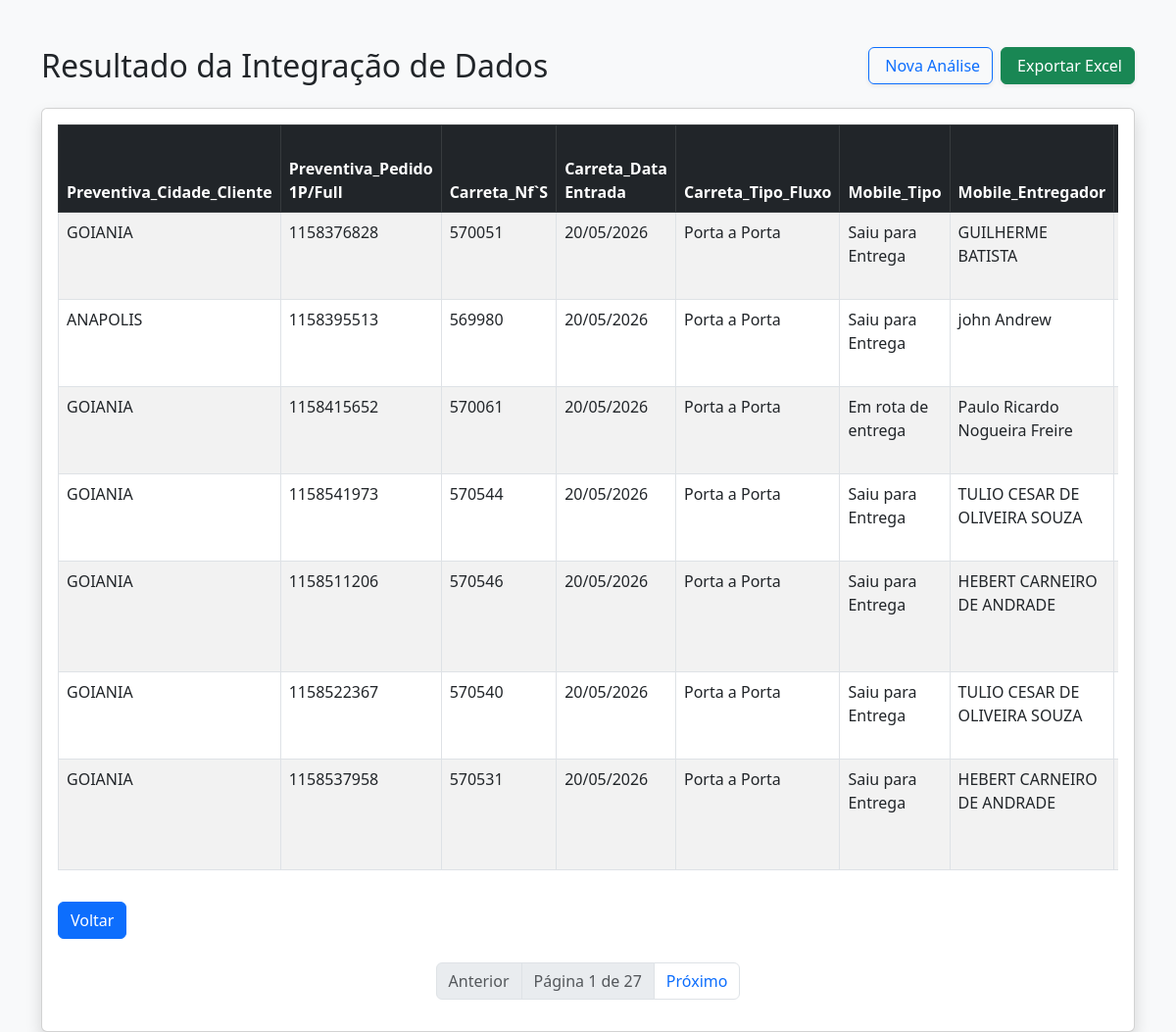
/analisar_dados, run on the app's committed database.
### tables this page shows
CREATE TABLE "analise_resultado" (
"Preventiva_Cidade_Cliente" TEXT,
  "Preventiva_Pedido 1P/Full" TEXT,
  "Carreta_Nf`S" TEXT,
  "Carreta_Data Entrada" TEXT,
  "Carreta_Tipo_Fluxo" TEXT,
  "Mobile_Tipo" TEXT,
  "Mobile_Entregador" TEXT,
  "Esl_Última Ocorrência/Observações" TEXT,
  "Esl_Pessoa/Nome" TEXT,
  "Esl_Última Ocorrência/Data Ocorrência" TEXT,
  "Bipe_Prod_Status_Deposito" TEXT,
  "Bipe_Notas_Ocorrencia" TEXT,
  "Chave_nf-e" TEXT
);

### routes.py (the view)
@rotas.route('/analisar_dados')
def analisar_dados():
    pagina = request.args.get('pagina', 1, type=int) #procura na Url o paramentro chamado 'pagina', se não existir, use o valor padrao 1 e converta para inteiro
    processar = request.args.get('processar', 'false') == 'true' #.get retorna uma string 'false' e logo em seguida e feita uma comparação de string 'false' é igual 'true'? não, então retorna o boleano False
    if processar:
        diretorio_raiz = current_app.config['DIRETORIO_RAIZ']
        caminho_script = os.path.join(diretorio_raiz, 'analise.py') # Corrigido o nome
        enconding_padro = locale.getpreferredencoding(False)
        subprocess.run(['python', caminho_script], capture_output=True, text=True, encoding=enconding_padro)
    itens_por_pg = 7
    lista_dados, total_itens = buscar_dados_paginados(pagina, itens_por_pg)
    total_paginas = (total_itens + itens_por_pg - 1) // itens_por_pg
    dados_formatados = {
        "Excel": lista_dados,
        "pagina_atual": pagina,
        "total_paginas": total_paginas
    }
    return render_template('tabela_resultado.html', dados=dados_formatados)

### database.py (called while the page is built)
def buscar_dados_paginados(pagina, itens_por_pagina=10): #o valor 10 é um valor padrão caso vc não passe nada
    conn = sqlite3.connect(DB_PATH)
    offset = (pagina - 1) * itens_por_pagina
    query = f"SELECT * FROM analise_resultado LIMIT {itens_por_pagina} OFFSET {offset}"
    df = pd.read_sql(query, conn) #executa uma query e transforma o resultado em um dataframe
    total_registros = conn.execute("SELECT COUNT(*) FROM analise_resultado").fetchone()[0]
    conn.close()
    return df.to_dict(orient='records'), total_registros

### templates/tabela_resultado.html (shortened to what this page needs)
<!DOCTYPE html>
<html lang="pt-br">
<head>
    <link href="https://cdn.jsdelivr.net/npm/bootstrap@5.3.0/dist/css/bootstrap.min.css" rel="stylesheet">
</head>
<body class="bg-light">
    <div class="container mt-5">
        <div class="d-flex flex-wrap align-items-center justify-content-between gap-3 mb-4">
            <h2 class="mb-0">Resultado da Integração de Dados</h2>
            <div class="d-flex gap-2">
                <a href="{{ url_for('rotas.deletar_arquivos') }}"
                    class="btn btn-outline-primary shadow-sm">
                     Nova Análise
                </a>
                <a href="{{ url_for('rotas.baixar_relatorio') }}"
                    class="btn btn-success shadow-sm">
                     Exportar Excel
                </a>
            </div>
        </div>
        <div class="card shadow">
            <div class="card-body">
                <div class="table-responsive">
                    <table class="table table-striped table-hover table-bordered">
                        <thead class="table-dark">
                            <tr>
                                {% if dados.Excel | length > 0 %}
                                {% for coluna in dados.Excel[0].keys() %}
                                <th>{{ coluna }}</th>
                                {% endfor %}
                                {% else %}
                                <th>Sem dados</th>
                                {% endif %}
                            </tr>
                        </thead>
                        <tbody>
                            {% for linha in dados.Excel %}
                            <tr>
                                {% for valor in linha.values() %}
                                <td>{{ valor }}</td>
                                {% endfor %}
                            </tr>
                            {% endfor %}
                        </tbody>
                    </table>
                </div>
                <a href="{{url_for('rotas.deletar_arquivos')}}" class="btn btn-primary mt-3">Voltar</a>
                <nav class="mt-4">
                    <ul class="pagination justify-content-center">
                        <li class="page-item {{ 'disabled' if dados.pagina_atual == 1 }}">
                            <a class="page-link"
                                href="{{ url_for('rotas.analisar_dados', pagina=dados.pagina_atual - 1) }}">Anterior</a>
                        </li>
                        <li class="page-item disabled">
                            <span class="page-link">Página {{ dados.pagina_atual }} de {{ dados.total_paginas }}</span>
                        </li>
                        <li class="page-item {{ 'disabled' if dados.pagina_atual == dados.total_paginas }}">
                            <a class="page-link"
                                href="{{ url_for('rotas.analisar_dados', pagina=dados.pagina_atual + 1) }}">Próximo</a>
                        </li>
                    </ul>
                </nav>
            </div>
        </div>
    </div>
</body>
</html>

### data on the page
analise_resultado: Preventiva_Cidade_Cliente "GOIANIA", valor "1158376828", valor "570051", Carreta_Data Entrada "20/05/2026", Carreta_Tipo_Fluxo "Porta a Porta", Mobile_Tipo "Saiu para Entrega", Mobile_Entregador "GUILHERME BATISTA"
analise_resultado: Preventiva_Cidade_Cliente "ANAPOLIS", valor "1158395513", valor "569980", Carreta_Data Entrada "20/05/2026", Carreta_Tipo_Fluxo "Porta a Porta", Mobile_Tipo "Saiu para Entrega", Mobile_Entregador "john Andrew"
analise_resultado: Preventiva_Cidade_Cliente "GOIANIA", valor "1158415652", valor "570061", Carreta_Data Entrada "20/05/2026", Carreta_Tipo_Fluxo "Porta a Porta", Mobile_Tipo "Em rota de entrega", Mobile_Entregador "Paulo Ricardo Nogueira Freire"
analise_resultado: Preventiva_Cidade_Cliente "GOIANIA", valor "1158541973", valor "570544", Carreta_Data Entrada "20/05/2026", Carreta_Tipo_Fluxo "Porta a Porta", Mobile_Tipo "Saiu para Entrega", Mobile_Entregador "TULIO CESAR DE OLIVEIRA SOUZA"
analise_resultado: Preventiva_Cidade_Cliente "GOIANIA", valor "1158511206", valor "570546", Carreta_Data Entrada "20/05/2026", Carreta_Tipo_Fluxo "Porta a Porta", Mobile_Tipo "Saiu para Entrega", Mobile_Entregador "HEBERT CARNEIRO DE ANDRADE"
analise_resultado: Preventiva_Cidade_Cliente "GOIANIA", valor "1158522367", valor "570540", Carreta_Data Entrada "20/05/2026", Carreta_Tipo_Fluxo "Porta a Porta", Mobile_Tipo "Saiu para Entrega", Mobile_Entregador "TULIO CESAR DE OLIVEIRA SOUZA"
analise_resultado: Preventiva_Cidade_Cliente "GOIANIA", valor "1158537958", valor "570531", Carreta_Data Entrada "20/05/2026", Carreta_Tipo_Fluxo "Porta a Porta", Mobile_Tipo "Saiu para Entrega", Mobile_Entregador "HEBERT CARNEIRO DE ANDRADE"

### other printed values
{{ coluna }} "Preventiva_Cidade_Cliente" "Preventiva_Pedido 1P/Full" "Carreta_Nf`S" "Carreta_Data Entrada" "Carreta_Tipo_Fluxo" "Mobile_Tipo" "Mobile_Entregador"
{{ dados.pagina_atual }} "1"
{{ dados.total_paginas }} "27"
